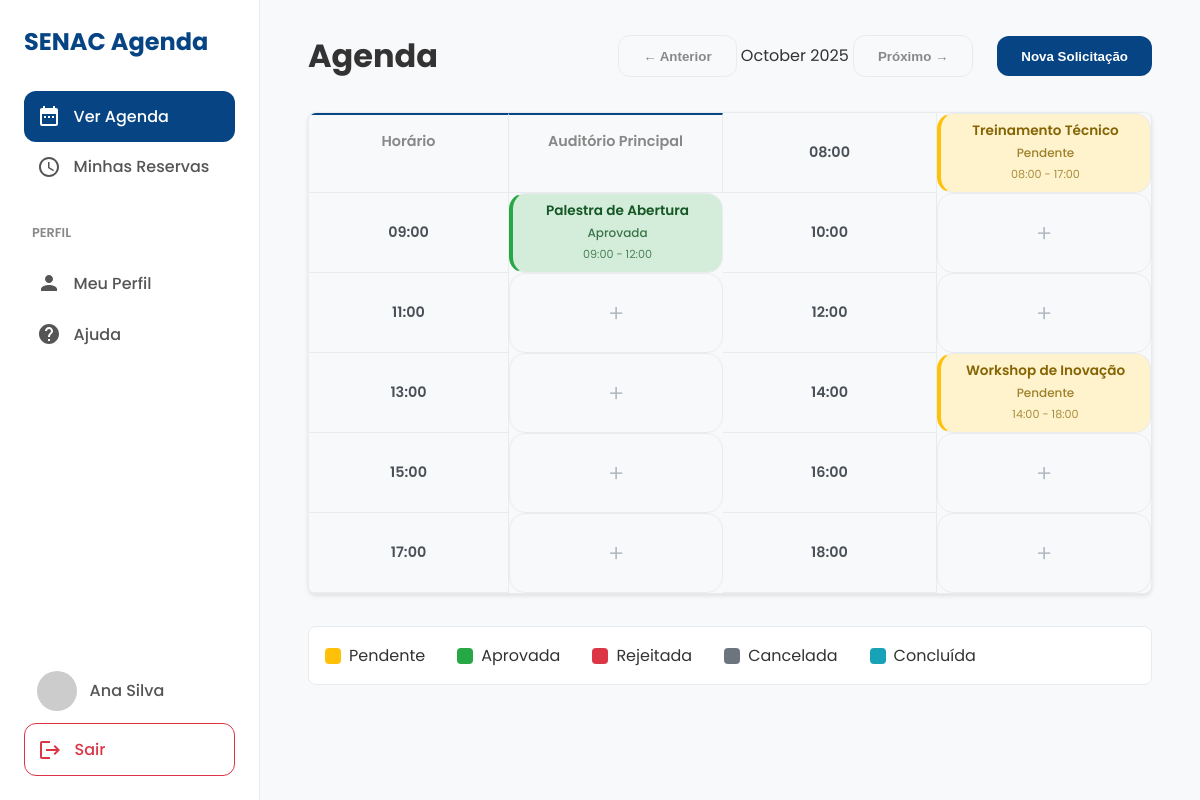
Page /agenda-unificada.php (signed in) on the committed database.
### tables this page shows
CREATE TABLE usuarios (
    id INT AUTO_INCREMENT PRIMARY KEY,
    nome VARCHAR(255) NOT NULL,
    email VARCHAR(255) UNIQUE NOT NULL,
    senha VARCHAR(255) NOT NULL,
    matricula VARCHAR(50) UNIQUE,
    departamento VARCHAR(100),
    telefone VARCHAR(20),
    avatar VARCHAR(255) NULL,
    tipo ENUM('gerente', 'colaborador') NOT NULL DEFAULT 'colaborador',
    status ENUM('ativo', 'inativo', 'pendente') NOT NULL DEFAULT 'pendente',
    ativo BOOLEAN DEFAULT TRUE,
    created_at TIMESTAMP DEFAULT CURRENT_TIMESTAMP,
    updated_at TIMESTAMP DEFAULT CURRENT_TIMESTAMP ON UPDATE CURRENT_TIMESTAMP
);

CREATE TABLE auditorios (
    id INT AUTO_INCREMENT PRIMARY KEY,
    nome VARCHAR(255) NOT NULL,
    descricao TEXT,
    capacidade INT NOT NULL,
    equipamentos TEXT,
    ativo BOOLEAN DEFAULT TRUE,
    created_at TIMESTAMP DEFAULT CURRENT_TIMESTAMP
);

CREATE TABLE reservas (
    id INT AUTO_INCREMENT PRIMARY KEY,
    titulo VARCHAR(255) NOT NULL,
    descricao TEXT,
    usuario_id INT NOT NULL,
    auditorio_id INT NOT NULL,
    data_inicio DATETIME NOT NULL,
    data_fim DATETIME NOT NULL,
    participantes INT DEFAULT 1,
    status_id INT NOT NULL,
    justificativa TEXT,
    observacoes TEXT,
    created_at TIMESTAMP DEFAULT CURRENT_TIMESTAMP,
    updated_at TIMESTAMP DEFAULT CURRENT_TIMESTAMP ON UPDATE CURRENT_TIMESTAMP,
    FOREIGN KEY (usuario_id) REFERENCES usuarios(id) ON DELETE CASCADE,
    FOREIGN KEY (auditorio_id) REFERENCES auditorios(id) ON DELETE CASCADE,
    FOREIGN KEY (status_id) REFERENCES status_reserva(id)
);

CREATE TABLE status_reserva (
    id INT AUTO_INCREMENT PRIMARY KEY,
    nome VARCHAR(100) NOT NULL,
    cor VARCHAR(7) DEFAULT '#007bff',
    created_at TIMESTAMP DEFAULT CURRENT_TIMESTAMP
);

### config/user-config.php (called while the page is built, shortened)
<?php
require_once 'database.php';
function isLoggedIn() {
    return isset($_SESSION['user_id']) && !empty($_SESSION['user_id']);
}
function getCurrentUser() {
    $sql = "SELECT * FROM usuarios WHERE id = :id";
    return fetchOne($sql, ['id' => $_SESSION['user_id']]);
}
function getDisplayName() {
    $user = getCurrentUser();
    return $user ? $user['nome'] : 'Usuário';
}
function getNavClass($page) {
    $current_page = basename($_SERVER['PHP_SELF'], '.php');
    return ($current_page === $page) ? 'active' : '';
}
?>

### config/database.php (called while the page is built, shortened)
<?php
try {
    $pdo = new PDO(
        "mysql:host=" . DB_HOST . ";dbname=" . DB_NAME . ";charset=" . DB_CHARSET,
        DB_USER,
        DB_PASS,
        [
            PDO::ATTR_ERRMODE => PDO::ERRMODE_EXCEPTION,
            PDO::ATTR_DEFAULT_FETCH_MODE => PDO::FETCH_ASSOC,
            PDO::ATTR_EMULATE_PREPARES => false
        ]
    );
} catch (PDOException $e) {
    die("Erro na conexão com o banco de dados: " . $e->getMessage());
}
function executeQuery($sql, $params = []) {
    global $pdo;
    try {
        $stmt = $pdo->prepare($sql);
        $stmt->execute($params);
        return $stmt;
    } catch (PDOException $e) {
        die("Erro na execução da query: " . $e->getMessage());
    }
}
function fetchData($sql, $params = []) {
    $stmt = executeQuery($sql, $params);
    return $stmt->fetchAll();
}
function fetchOne($sql, $params = []) {
    $stmt = executeQuery($sql, $params);
    return $stmt->fetch();
}
function getAllReservations() {
    $sql = "SELECT r.*, u.nome as usuario_nome, a.nome as auditorio_nome, s.nome as status_nome
            FROM reservas r
            LEFT JOIN usuarios u ON r.usuario_id = u.id
            LEFT JOIN auditorios a ON r.auditorio_id = a.id
            LEFT JOIN status_reserva s ON r.status_id = s.id
            ORDER BY r.data_inicio DESC";
    return fetchData($sql);
}
?>

### agenda-unificada.php (the view, shortened to what this page needs)
<?php
require_once 'config/user-config.php';
$auditorios = fetchData("SELECT * FROM auditorios WHERE ativo = 1 ORDER BY nome");
$reservas = getAllReservations();
$status_reserva = fetchData("SELECT * FROM status_reserva");
?>
<!DOCTYPE html>
<html lang="pt-br">
<head>
    <link rel="stylesheet" href="css/agenda.css">
</head>
<body>
    <div class="dashboard-layout">
        <?php include getSidebarPath(); ?>
        <main class="main-content">
            <header class="main-header">
                <h1>Agenda</h1>
                <div class="header-controls">
                    <div class="date-navigation">
                        <button class="btn btn-outline">← Anterior</button>
                        <span class="current-month"><?php echo date('F Y'); ?></span>
                        <button class="btn btn-outline">Próximo →</button>
                    </div>
                    <button class="btn btn-primary" onclick="abrirModalSolicitacao()">Nova Solicitação</button>
                </div>
            </header>
            <div class="schedule-grid">
                <div class="grid-header">Horário</div>
                <?php foreach ($auditorios as $auditorio): ?>
                    <div class="grid-header"><?php echo htmlspecialchars($auditorio['nome']); ?></div>
                <?php endforeach; ?>
                <?php for ($h = 8; $h <= 18; $h++): ?>
                    <div class="time-cell"><?php echo sprintf('%02d:00', $h); ?></div>
                    <?php foreach ($auditorios as $auditorio): ?>
                        <?php
                        $time = sprintf('%02d:00', $h);
                        $hasReservation = false;
                        $reservation = null;
                        foreach ($reservas as $reserva) {
                            if ($reserva['auditorio_id'] == $auditorio['id']) {
                                $reserva_time = date('H', strtotime($reserva['data_inicio']));
                                if ($reserva_time == $h) {
                                    $hasReservation = true;
                                    $reservation = $reserva;
                                    break;
                                }
                            }
                        }
                        ?>
                        <?php if ($hasReservation && $reservation): ?>
                            <div class="slot-cell status-<?php echo strtolower($reservation['status_nome']); ?>"
                                 data-time="<?php echo $time; ?>"
                                 data-auditorium="<?php echo $auditorio['id']; ?>">
                                <div class="slot-content">
                                    <div class="slot-title"><?php echo htmlspecialchars($reservation['titulo']); ?></div>
                                    <div class="slot-status"><?php echo htmlspecialchars($reservation['status_nome']); ?></div>
                                    <div class="slot-time"><?php echo date('H:i', strtotime($reservation['data_inicio'])); ?> - <?php echo date('H:i', strtotime($reservation['data_fim'])); ?></div>
                                </div>
                            </div>
                        <?php else: ?>
                            <div class="slot-cell available"
                                 data-time="<?php echo $time; ?>"
                                 data-auditorium="<?php echo $auditorio['id']; ?>"
                                 onclick="abrirModalSolicitacao('<?php echo $time; ?>', <?php echo $auditorio['id']; ?>)">
                            </div>
                        <?php endif; ?>
                    <?php endforeach; ?>
                <?php endfor; ?>
            </div>
            <div class="schedule-legend">
                <?php foreach ($status_reserva as $status): ?>
                <div class="legend-item">
                    <div class="legend-color" style="background-color: <?php echo $status['cor']; ?>"></div>
                    <span><?php echo htmlspecialchars($status['nome']); ?></span>
                </div>
                <?php endforeach; ?>
            </div>
        </main>
    </div>
</body>
</html>

### includes/sidebar-colaborador.php (shortened to what this page needs)
<?php require_once 'config/user-config.php'; ?>
<aside class="sidebar">
    <div class="sidebar-header">
        <h2 class="logo">SENAC Agenda</h2>
    </div>
    <nav class="sidebar-nav">
        <div class="nav-section">
                <a href="agenda-unificada.php" class="nav-item <?php echo getNavClass('agenda-unificada'); ?>">
                <svg class="nav-icon" viewBox="0 0 24 24"><path d="M19 4h-1V2h-2v2H8V2H6v2H5c-1.11 0-1.99.9-1.99 2L3 20a2 2 0 002 2h14c1.1 0 2-.9 2-2V6c0-1.1-.9-2-2-2zm0 16H5V10h14v10zM9 14H7v-2h2v2zm4 0h-2v-2h2v2zm4 0h-2v-2h2v2z"/></svg>
                <span>Ver Agenda</span>
            </a>
            <a href="minhas-reservas.php" class="nav-item <?php echo getNavClass('minhas-reservas'); ?>">
                <svg class="nav-icon" viewBox="0 0 24 24"><path d="M11.99 2C6.47 2 2 6.48 2 12s4.47 10 9.99 10C17.52 22 22 17.52 22 12S17.52 2 11.99 2zM12 20c-4.42 0-8-3.58-8-8s3.58-8 8-8 8 3.58 8 8-3.58 8-8 8zm.5-13H11v6l5.25 3.15.75-1.23-4.5-2.67z"/></svg>
                <span>Minhas Reservas</span>
            </a>
        </div>
        <div class="nav-section">
            <p class="section-title">PERFIL</p>
            <a href="perfil.php" class="nav-item <?php echo getNavClass('perfil'); ?>">
                <svg class="nav-icon" viewBox="0 0 24 24"><path d="M12 12c2.21 0 4-1.79 4-4s-1.79-4-4-4-4 1.79-4 4 1.79 4 4 4zm0 2c-2.67 0-8 1.34-8 4v2h16v-2c0-2.66-5.33-4-8-4z"/></svg>
                <span>Meu Perfil</span>
            </a>
            <a href="ajuda.php" class="nav-item <?php echo getNavClass('ajuda'); ?>">
                <span>Ajuda</span>
            </a>
        </div>
    </nav>
        <div class="sidebar-footer">
            <a href="perfil.php" class="nav-item user-profile <?php echo getNavClass('perfil'); ?>">
                <?php $user = getCurrentUser(); ?>
                <img src="<?php echo !empty($user['avatar']) ? htmlspecialchars($user['avatar']) : 'https://via.placeholder.com/40'; ?>" alt="Avatar do Usuário" class="user-avatar">
                <span><?php echo getDisplayName(); ?></span>
            </a>
            <a href="logout.php" class="nav-item logout-btn">
                <svg class="nav-icon" viewBox="0 0 24 24"><path d="M17 7l-1.41 1.41L18.17 11H8v2h10.17l-2.58 2.58L17 17l5-5zM4 5h8V3H4c-1.1 0-2 .9-2 2v14c0 1.1.9 2 2 2h8v-2H4V5z"/></svg>
                <span>Sair</span>
            </a>
        </div>
</aside>

### rows in the picture
usuarios: nome "Ana Silva"
auditorios: nome "Auditório Principal"
reservas: titulo "Treinamento Técnico", data_inicio "08:00", data_fim "17:00"
status_reserva: nome "Pendente"
reservas: titulo "Palestra de Abertura", data_inicio "09:00", data_fim "12:00"
status_reserva: nome "Aprovada"
reservas: titulo "Workshop de Inovação", data_inicio "14:00", data_fim "18:00"
status_reserva: nome "Rejeitada"
status_reserva: nome "Cancelada"
status_reserva: nome "Concluída"
